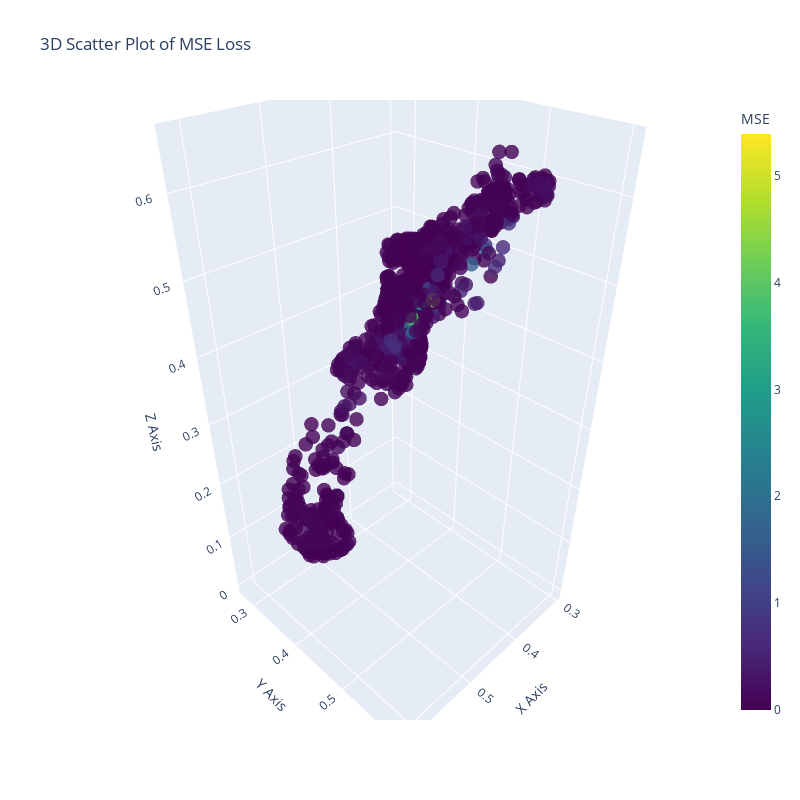

The notebook cell this image was saved under:
### Code cell
import torch.nn.functional as F

# Calculate MSE loss
mse_loss = F.mse_loss(torch.Tensor(pred_sample), torch.Tensor(target_sample)).item()
print(f'MSE Loss: {mse_loss}')

# Visualize the MSE loss in a 3D scatter plot
mse_values = ((pred_sample - target_sample) ** 2).mean(axis=1)

fig3 = go.Figure(data=[go.Scatter3d(
    x=xyz[:, 0],
    y=xyz[:, 1],
    z=xyz[:, 2],
    mode='markers',
    marker=dict(
        size=5,
        color=mse_values,  # set color to the MSE values
        colorscale='Viridis',
        colorbar=dict(title='MSE'),
        opacity=0.8
    )
)])
fig3.update_layout(scene=dict(
            xaxis_title='X Axis',
            yaxis_title='Y Axis',
            zaxis_title='Z Axis'),
            title="3D Scatter Plot of MSE Loss",
            height=800,
            width=800)
fig3.show()

### Figure 1 — Plotly figure (JSON) as saved in the notebook; plotly's stock layout.template omitted (floating-point values rounded to 4 significant figures; data arrays with more than 128 entries replaced by an {"elided": "..."} marker saying what was removed)
{"data": [{"marker": {"color": {"elided": "1000 float values"}, "colorbar": {"title": {"text": "MSE"}}, "colorscale": [[0, "#440154"], [0.1111, "#482878"], [0.2222, "#3e4989"], [0.3333, "#31688e"], [0.4444, "#26828e"], [0.5556, "#1f9e89"], [0.6667, "#35b779"], [0.7778, "#6ece58"], [0.8889, "#b5de2b"], [1, "#fde725"]], "opacity": 0.8, "size": 5}, "mode": "markers", "type": "scatter3d", "x": {"elided": "1000 float values"}, "y": {"elided": "1000 float values"}, "z": {"elided": "1000 float values"}}], "layout": {"height": 800, "scene": {"xaxis": {"title": {"text": "X Axis"}}, "yaxis": {"title": {"text": "Y Axis"}}, "zaxis": {"title": {"text": "Z Axis"}}}, "title": {"text": "3D Scatter Plot of MSE Loss"}, "width": 800}}
